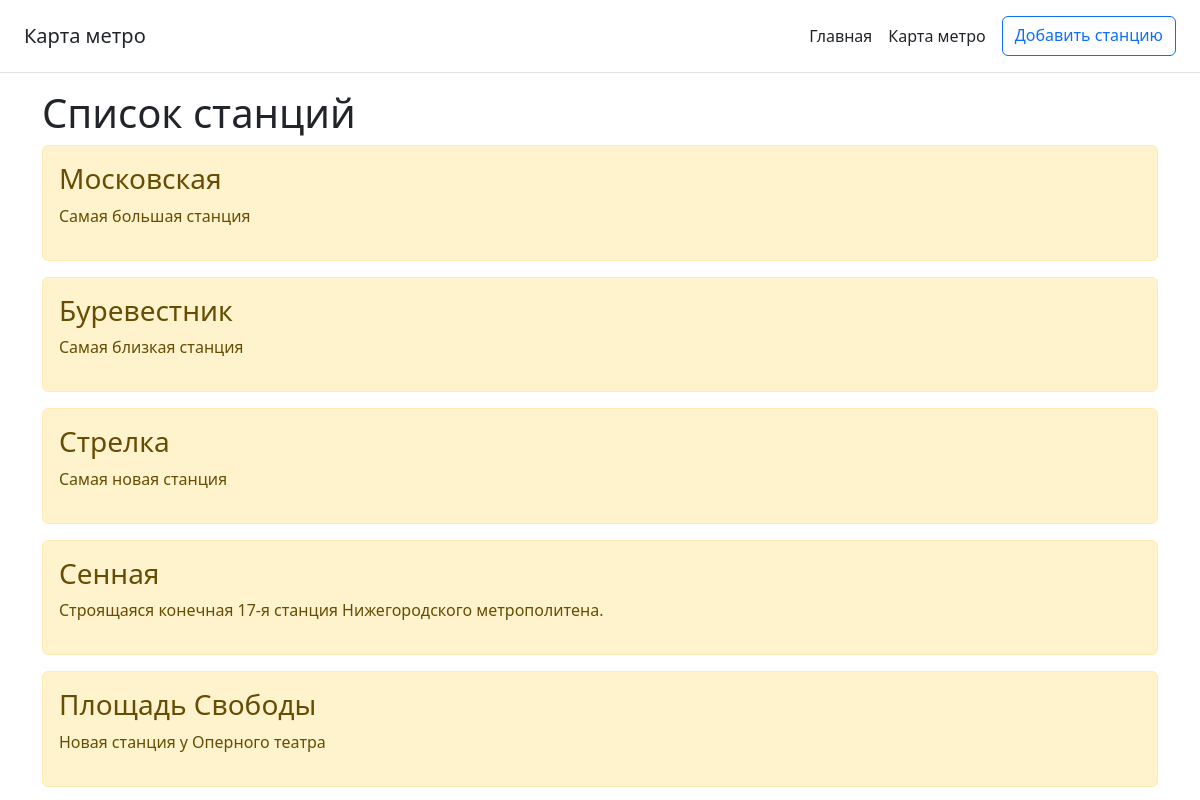
The page / on the database its author committed.
### main/models.py (models this page shows, shortened)
class Station(models.Model):
    title = models.CharField('Название', max_length=50)
    station = models.TextField('Описание')
    class Meta:
        verbose_name = 'Станция'
        verbose_name_plural = 'Станции'

### main/views.py (the view)
# urls.py: path('', views.index, name='home'),
def index(request):
    stations = Station.objects.all()
    return render(request, 'main/index.html', {'title': 'Главная страница сайта', 'stations': stations})

### main/templates/main/index.html (shortened to what this page needs)
{% extends 'main/base.html' %}
{% block content %}
    <h1>Список станций</h1>
    {% if stations %}
        {% for el in stations %}
            <div class ='alert alert-warning mt-2'>
                <h3>{{ el.title }}</h3>
                <p>{{ el.station }}</p>
            </div>
        {% endfor %}
    {% else %}
        <p>Не построили станций:(</p>
    {% endif %}
{% endblock %}

### main/templates/main/base.html (shortened to what this page needs)
<!doctype html>
<html lang="en">
<head>
    <link rel='stylesheet' href="https://cdn.jsdelivr.net/npm/bootstrap@5.2.3/dist/css/bootstrap.min.css">
</head>
<body>
    <div class="d-flex flex-column flex-md-row align-items-center p-3 px-md-4 mb-3 bg-white border-bottom box-shadow">
        <h5 class="my-0 mr-md-auto font-weight-normal">Карта метро</h5>
        <nav class="d-inline-flex mt-2 mt-md-0 ms-md-auto">
            <a class="me-3 py-2 text-dark text-decoration-none" href="{% url 'home' %}">Главная</a>
            <a class="me-3 py-2 text-dark text-decoration-none" href="{% url 'about' %}">Карта метро</a>
            <a class="btn btn-outline-primary" href="{% url 'create' %}">Добавить станцию</a>
        </nav>
    </div>
    <div class = 'container'>
        {% block content %}{% endblock %}
    </div>
</body>
</html>

### rows shown on the page
Station: title "Московская", station "Самая большая станция"
Station: title "Буревестник", station "Самая близкая станция"
Station: title "Стрелка", station "Самая новая станция"
Station: title "Сенная", station "Строящаяся конечная 17-я станция Нижегородского метрополитена."
Station: title "Площадь Свободы", station "Новая станция у Оперного театра"
